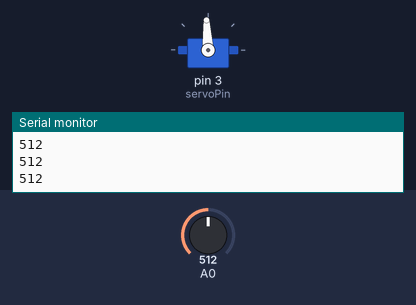
A sketch run on a simulated Arduino Uno, built with avr-gcc and run on an emulated ATmega328P. On the bench: servo, the last lines printed to the serial monitor. The test bench sets the inputs (shaded band); at power-on: A0 = 512.

Above: at 1.2 s.
1.3 s: A0 set to 716
At 2.5 s:
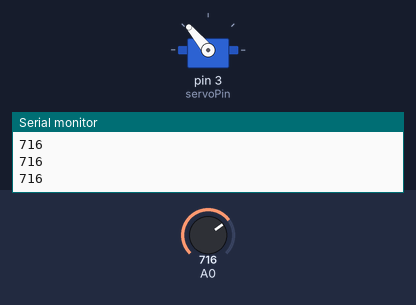
2.8 s: A0 set to 900
At 3.8 s:
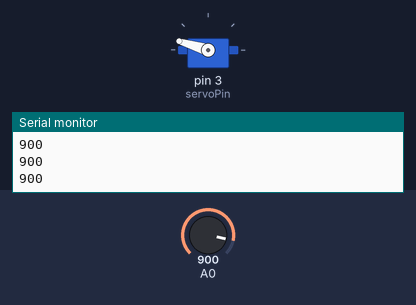
4.3 s: A0 set to 1023
At 5.0 s:
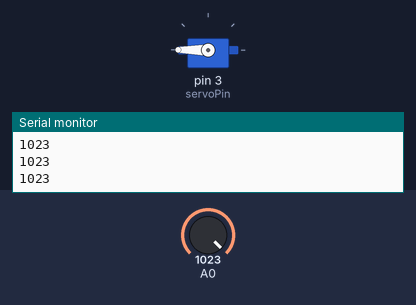
5.8 s: A0 set to 306
At 6.2 s:
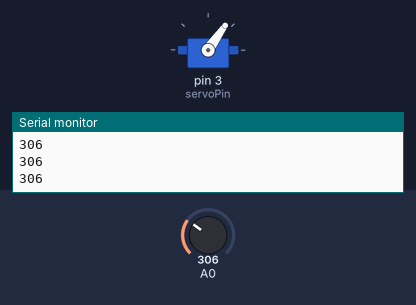
7.3 s: A0 set to 122
At 8.4 s:
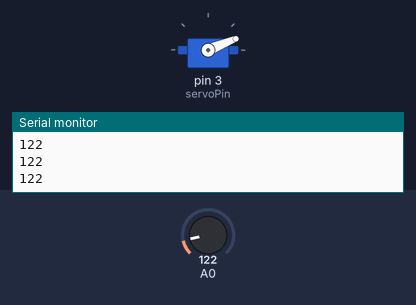
8.8 s: A0 set to 0
At 9.4 s:
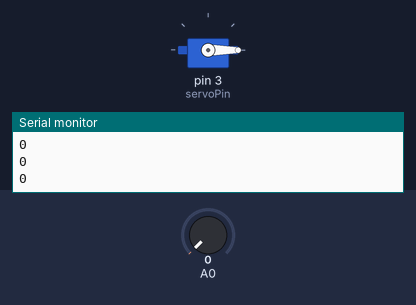
Timing chart, 0 to 11.3 s (numbered marks = the images above; inputs shaded):
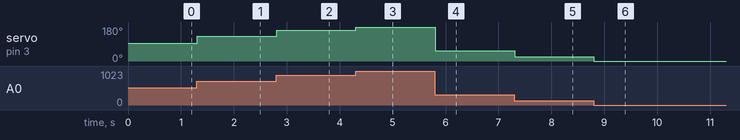

Measured:
- after the input at 1.3 s, servo on pin 3 (servoPin): 93° → 130° at once
- after the input at 2.8 s, servo on pin 3 (servoPin): 130° → 163° at once
- after the input at 4.3 s, servo on pin 3 (servoPin): 163° → 180° at once
- after the input at 5.8 s, servo on pin 3 (servoPin): 180° → 55° at once
- after the input at 7.3 s, servo on pin 3 (servoPin): 55° → 22° at once
- after the input at 8.8 s, servo on pin 3 (servoPin): 22° → 0° at once

The sketch:

lab-04.ino
```cpp
// include servo library
#include <Servo.h>

// instantiate a servo object to control servo
Servo myServo;

// assign analog pin for servo
int servoPin = 3;


void setup() {
  // initialize serial communications
  Serial.begin(9600);
  // attach pin 3 to the servo object
  myServo.attach(servoPin);
}


void loop() {
  // declare variable analogValue and assign analog input from pin A0
  int analogValue = analogRead(A0);

  // print pressure sensor reading to serial monitor
  Serial.println(analogValue);

  // map pressure sensor range (0-985) to servo range of motion (0-180 degrees)
  int servoAngle = map(analogValue, 0, 985, 0, 179);

  // move servo to angle proportionate to presure sensor reading
  myServo.write(servoAngle);
}
```
